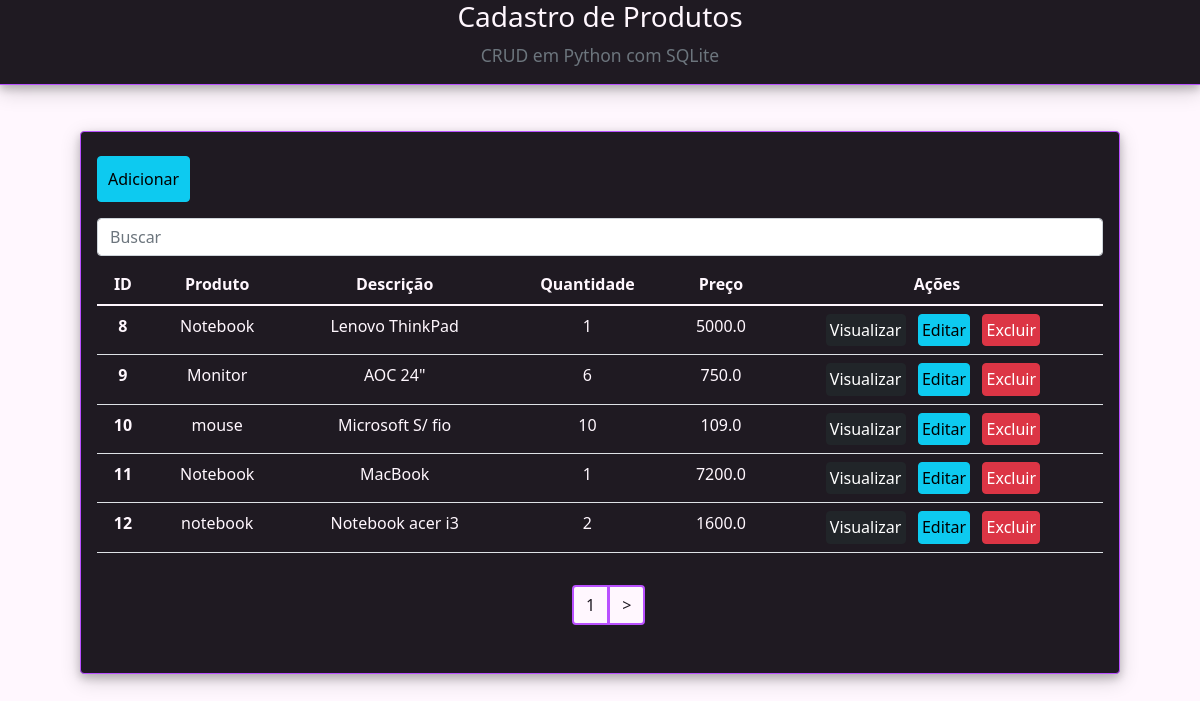
The page / on the database its author committed.
### app/models.py (models this page shows)
class Produtos(models.Model):  # colocado o nome da classe de produtos
    produto = models.CharField(max_length=100)
    descricao = models.CharField(max_length=255)
    quantidade = models.IntegerField(max_length=4)
    preco = models.FloatField(max_length=10)

### app/views.py (the view)
# urls.py: 2. Add a URL to urlpatterns:  path('', views.home, name='home')
def home(request):
    data = {}
    search = request.GET.get('search')  # recebe os dados do campo de busca
    if search:
        data['db'] = Produtos.objects.filter(descricao__icontains=search)
        """ o texto antes do underscore é o nome da coluna no DB """
    else:
        data['db'] = Produtos.objects.all()
        all = Produtos.objects.all()
        paginator = Paginator(all, 5)  # quantia de registros por página, neste caso 5 registros
        pages = request.GET.get('page')
        data['db'] = paginator.get_page(pages)
    return render(request, 'index.html', data)

### app/templates/index.html (shortened to what this page needs)
<!DOCTYPE html>
<html lang="pt-BR">
<head>
    {% load static %}
    <link href="https://cdn.jsdelivr.net/npm/bootstrap@5.1.3/dist/css/bootstrap.min.css" rel="stylesheet">
    <link rel="stylesheet" type="text/css" href="{% static 'css/style.css' %}" />
</head>
<body>
  <div class="container-fluid blockquote text-center">
    <h3>Cadastro de Produtos</h3>
    <small class="text-muted">
      <p>CRUD em Python com SQLite</p>
    </small>
  </div>
  <main>
    <div class="container p-3 mb-5 rounded">
      <div class="pt-2 pb-2">
        <a href="/form" class="btn btn-info">Adicionar</a>
    </div>
    <div class="pt-2 pb-2 ">
        <form method="get">
            <input type="text" id="search" name="search" class="form-control" placeholder="Buscar">
        </form>
    </div>
      <div class="table-responsive-sm ">
        <table class="table text-center ">
          <thead class="table-thead ">
            <tr>
              <th scope="col">ID</th>
              <th scope="col">Produto</th>
              <th scope="col">Descrição</th>
              <th scope="col">Quantidade</th>
              <th scope="col">Preço</th>
              <th scope="col">Ações</th>
            </tr>
          </thead>
          <tbody>
            {% for dbs in db %}
            <tr>
              <th scope="row">{{dbs.id}}</th>
              <td>{{dbs.produto}}</td>
              <td>{{dbs.descricao}}</td>
              <td>{{dbs.quantidade}}</td>
              <td>{{dbs.preco}}</td>
              <td>
                  <a href="/view/{{dbs.id}}/" class="btn btn-dark">Visualizar</a>
                  <a href="/edit/{{dbs.id}}/" class="btn btn-info">Editar</a>
                  <a href="/delete/{{dbs.id}}/" class="btn btn-danger btnDel">Excluir</a>
              </td>
            </tr>
          {% endfor %}
          </tbody>
        </table>
      </div>
      <div class="col-1 m-auto pt-2 pb-2 ">
        <div class="page col-8 m-auto pt-2 pb-2 ">
              <ul class="pagination">
                  <li class="page-item"><a class="page-link" href="#">{{db.number}}</a></li>
                  {% if db.has_next %}
                    <li class="page-item"><a class="page-link " href="?page={{db.next_page_number}}"> > </a></li>
                  {% endif %}
              </ul>
        </div>
      </div>
    </div>
  </main>
{%load static%}
</body>
</html>

### app/static/css/style.css (style rules this page uses)
:root { --cor-principal: rgb(31, 26, 34); --cor-fonte-clara: rgb(255, 247, 254); --fonte-principal: 'Montserrat', sans-serif; }
body { background-color: var(--cor-fonte-clara); color: var(--cor-fonte-clara); }
main { width: 90vw; margin: 0 auto; padding: 30px 20px; height: auto; }
input { border: 2px solid; border-radius: 4px; }
.pagination li a { border: 2px solid rgb(185, 80, 255); color: var(--cor-principal); background-color: var(--cor-fonte-clara); }
.container-fluid { background-color: var(--cor-principal); border-bottom: 1px solid rgb(185, 80, 255); box-shadow: 0 4px 8px 0 rgba(0, 0, 0, 0.2), 0 6px 20px 0 rgba(0, 0, 0, 0.19); }
.container { background-color: var(--cor-principal); border: 1px solid rgb(185, 80, 255); box-shadow: 0 4px 8px 0 rgba(0, 0, 0, 0.2), 0 6px 20px 0 rgba(0, 0, 0, 0.19); }
.btn { margin: 0 0.5rem 0 0; padding: 1%; }
.table { color: var(--cor-fonte-clara); }
.table-thead { border-bottom: 1px solid rgb(185, 80, 255); }

### rows shown on the page
Produtos: id "8", produto "Notebook", descricao "Lenovo ThinkPad", quantidade "1", preco "5000.0"
Produtos: id "9", produto "Monitor", descricao "AOC 24\"", quantidade "6", preco "750.0"
Produtos: id "10", produto "mouse", descricao "Microsoft S/ fio", quantidade "10", preco "109.0"
Produtos: id "11", produto "Notebook", descricao "MacBook", quantidade "1", preco "7200.0"
Produtos: id "12", produto "notebook", descricao "Notebook acer i3", quantidade "2", preco "1600.0"

### other values the page prints
{{ db.number }} "1"
